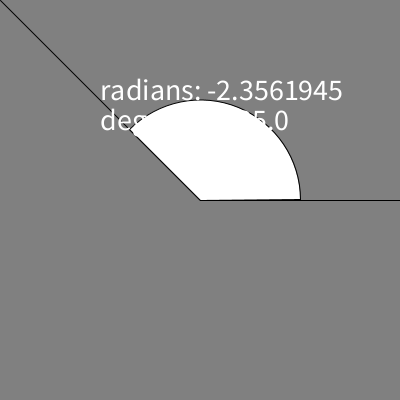
Frame 1 (no input)
Frame 60 (the mouse pressed at the canvas centre just before this capture): identical to frame 1, image omitted
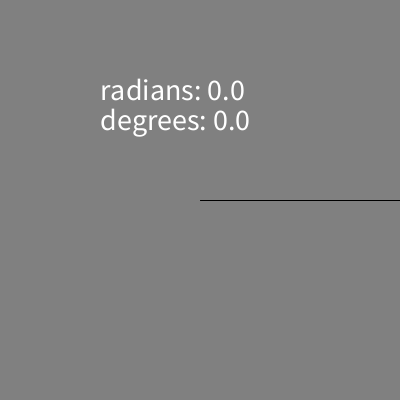
Frame 120 (the mouse held since frame 60 and released just before this capture)

The Processing sketch that drew these frames (run headless with seeded random() and noise(); from frame 60 on, the mouse is pressed at the canvas centre):

// Processing sketch: week05_3b_atan2_dy_dx_text_radians_degrees
// ── week05_3b_atan2_dy_dx_text_radians_degrees.pde
//week05b_3_atan2_dy_dx_text_radians_degrees
//degrees vs. radians 結合 week04_01 和 week05_2
void setup(){
  size(400,400);
}
void draw(){
  background(128);
  line(200,200,400,200);
  line(200,200,mouseX,mouseY);
  float dx = mouseX-200,dy=mouseY-200;
  float a =atan2(dy,dx);//神奇的三角函式可以找到arc弧的radians
  //atan2()出來的職，介於-PI~PI中間
  if(a<0)arc(200,200,200,200,a,0,PIE);//負的~0
  else arc(200,200,200,200,0,a,PIE);//0~正的
  textSize(30);
  text("radians: "+a,100,100); //弧度/弳度
  text("degrees: "+degrees(a),100,130); //度
}
